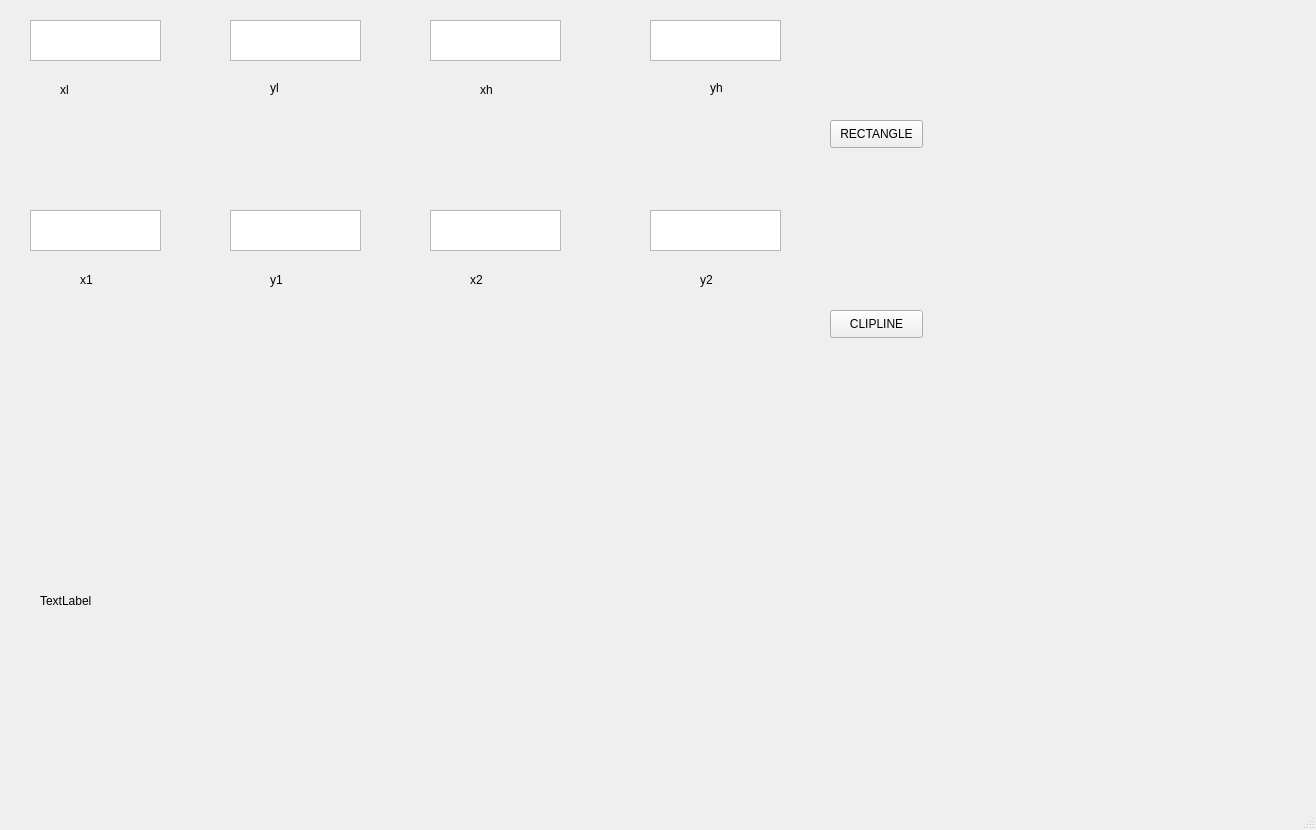
<?xml version="1.0" encoding="UTF-8"?>
<ui version="4.0">
 <class>clipping</class>
 <widget class="QMainWindow" name="clipping">
  <property name="geometry">
   <rect>
    <x>0</x>
    <y>0</y>
    <width>1316</width>
    <height>830</height>
   </rect>
  </property>
  <property name="windowTitle">
   <string>clipping</string>
  </property>
  <widget class="QWidget" name="centralwidget">
   <widget class="QLabel" name="label">
    <property name="geometry">
     <rect>
      <x>60</x>
      <y>80</y>
      <width>51</width>
      <height>20</height>
     </rect>
    </property>
    <property name="text">
     <string>xl</string>
    </property>
   </widget>
   <widget class="QLabel" name="label_2">
    <property name="geometry">
     <rect>
      <x>270</x>
      <y>80</y>
      <width>55</width>
      <height>16</height>
     </rect>
    </property>
    <property name="text">
     <string>yl</string>
    </property>
   </widget>
   <widget class="QLabel" name="label_3">
    <property name="geometry">
     <rect>
      <x>480</x>
      <y>80</y>
      <width>51</width>
      <height>20</height>
     </rect>
    </property>
    <property name="text">
     <string>xh</string>
    </property>
   </widget>
   <widget class="QLabel" name="label_4">
    <property name="geometry">
     <rect>
      <x>710</x>
      <y>80</y>
      <width>55</width>
      <height>16</height>
     </rect>
    </property>
    <property name="text">
     <string>yh</string>
    </property>
   </widget>
   <widget class="QTextEdit" name="textEdit">
    <property name="geometry">
     <rect>
      <x>30</x>
      <y>20</y>
      <width>131</width>
      <height>41</height>
     </rect>
    </property>
   </widget>
   <widget class="QTextEdit" name="textEdit_2">
    <property name="geometry">
     <rect>
      <x>230</x>
      <y>20</y>
      <width>131</width>
      <height>41</height>
     </rect>
    </property>
   </widget>
   <widget class="QTextEdit" name="textEdit_3">
    <property name="geometry">
     <rect>
      <x>430</x>
      <y>20</y>
      <width>131</width>
      <height>41</height>
     </rect>
    </property>
   </widget>
   <widget class="QTextEdit" name="textEdit_4">
    <property name="geometry">
     <rect>
      <x>650</x>
      <y>20</y>
      <width>131</width>
      <height>41</height>
     </rect>
    </property>
   </widget>
   <widget class="QTextEdit" name="textEdit_5">
    <property name="geometry">
     <rect>
      <x>30</x>
      <y>210</y>
      <width>131</width>
      <height>41</height>
     </rect>
    </property>
   </widget>
   <widget class="QTextEdit" name="textEdit_6">
    <property name="geometry">
     <rect>
      <x>230</x>
      <y>210</y>
      <width>131</width>
      <height>41</height>
     </rect>
    </property>
   </widget>
   <widget class="QTextEdit" name="textEdit_7">
    <property name="geometry">
     <rect>
      <x>430</x>
      <y>210</y>
      <width>131</width>
      <height>41</height>
     </rect>
    </property>
   </widget>
   <widget class="QTextEdit" name="textEdit_8">
    <property name="geometry">
     <rect>
      <x>650</x>
      <y>210</y>
      <width>131</width>
      <height>41</height>
     </rect>
    </property>
   </widget>
   <widget class="QLabel" name="label_5">
    <property name="geometry">
     <rect>
      <x>80</x>
      <y>270</y>
      <width>51</width>
      <height>20</height>
     </rect>
    </property>
    <property name="text">
     <string>x1</string>
    </property>
   </widget>
   <widget class="QLabel" name="label_6">
    <property name="geometry">
     <rect>
      <x>270</x>
      <y>270</y>
      <width>51</width>
      <height>20</height>
     </rect>
    </property>
    <property name="text">
     <string>y1</string>
    </property>
   </widget>
   <widget class="QLabel" name="label_7">
    <property name="geometry">
     <rect>
      <x>470</x>
      <y>270</y>
      <width>51</width>
      <height>20</height>
     </rect>
    </property>
    <property name="text">
     <string>x2</string>
    </property>
   </widget>
   <widget class="QLabel" name="label_8">
    <property name="geometry">
     <rect>
      <x>700</x>
      <y>270</y>
      <width>51</width>
      <height>20</height>
     </rect>
    </property>
    <property name="text">
     <string>y2</string>
    </property>
   </widget>
   <widget class="QPushButton" name="pushButton">
    <property name="geometry">
     <rect>
      <x>830</x>
      <y>120</y>
      <width>93</width>
      <height>28</height>
     </rect>
    </property>
    <property name="text">
     <string>RECTANGLE</string>
    </property>
   </widget>
   <widget class="QPushButton" name="pushButton_2">
    <property name="geometry">
     <rect>
      <x>830</x>
      <y>310</y>
      <width>93</width>
      <height>28</height>
     </rect>
    </property>
    <property name="text">
     <string>CLIPLINE</string>
    </property>
   </widget>
   <widget class="QLabel" name="label_9">
    <property name="geometry">
     <rect>
      <x>40</x>
      <y>350</y>
      <width>821</width>
      <height>501</height>
     </rect>
    </property>
    <property name="text">
     <string>TextLabel</string>
    </property>
   </widget>
  </widget>
  <widget class="QMenuBar" name="menubar">
   <property name="geometry">
    <rect>
     <x>0</x>
     <y>0</y>
     <width>1316</width>
     <height>26</height>
    </rect>
   </property>
  </widget>
  <widget class="QStatusBar" name="statusbar"/>
 </widget>
 <resources/>
 <connections/>
</ui>
